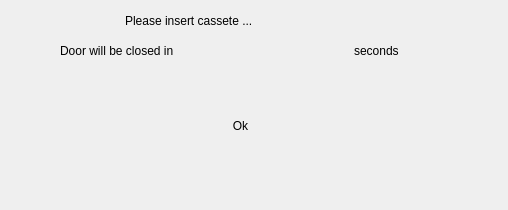
<?xml version="1.0" encoding="UTF-8"?>
<ui version="4.0">
 <class>CountDown</class>
 <widget class="QDialog" name="CountDown">
  <property name="geometry">
   <rect>
    <x>0</x>
    <y>0</y>
    <width>508</width>
    <height>210</height>
   </rect>
  </property>
  <property name="windowTitle">
   <string>Dialog</string>
  </property>
  <property name="styleSheet">
   <string notr="true">QDialog[objectName=&quot;CountDown&quot;]
{
background:transparent;
background-color:transparent;
	border-image: url(:/ui/ui/Messagebox_Bg.png);
border-radius:5px;
border:none;
}</string>
  </property>
  <widget class="QLabel" name="label_warning">
   <property name="geometry">
    <rect>
     <x>125</x>
     <y>10</y>
     <width>281</width>
     <height>21</height>
    </rect>
   </property>
   <property name="styleSheet">
    <string notr="true"/>
   </property>
   <property name="text">
    <string>Please insert cassete ...</string>
   </property>
  </widget>
  <widget class="QLabel" name="label_2">
   <property name="geometry">
    <rect>
     <x>60</x>
     <y>40</y>
     <width>331</width>
     <height>21</height>
    </rect>
   </property>
   <property name="styleSheet">
    <string notr="true">

font: 12pt &quot;helvetica&quot; bold;
background:transparent;
</string>
   </property>
   <property name="text">
    <string>Door will be closed in</string>
   </property>
  </widget>
  <widget class="QLabel" name="label_Seconds">
   <property name="geometry">
    <rect>
     <x>314</x>
     <y>12</y>
     <width>111</width>
     <height>71</height>
    </rect>
   </property>
   <property name="styleSheet">
    <string notr="true">

font: 24pt &quot;helvetica&quot; bold;
background:transparent;
color: rgb(255, 0, 4);</string>
   </property>
   <property name="text">
    <string/>
   </property>
  </widget>
  <widget class="QLabel" name="label_3">
   <property name="geometry">
    <rect>
     <x>354</x>
     <y>40</y>
     <width>111</width>
     <height>21</height>
    </rect>
   </property>
   <property name="styleSheet">
    <string notr="true">

font: 12pt &quot;helvetica&quot; bold;
background:transparent;
</string>
   </property>
   <property name="text">
    <string>seconds</string>
   </property>
  </widget>
  <widget class="QPushButton" name="pushButton">
   <property name="geometry">
    <rect>
     <x>160</x>
     <y>70</y>
     <width>161</width>
     <height>111</height>
    </rect>
   </property>
   <property name="styleSheet">
    <string notr="true">background-image: url(:/pictures/rectButton.png);


font: 24pt &quot;helvetica&quot; bold;

border-radius:20px;
</string>
   </property>
   <property name="text">
    <string>Ok</string>
   </property>
  </widget>
 </widget>
 <resources/>
 <connections/>
</ui>
